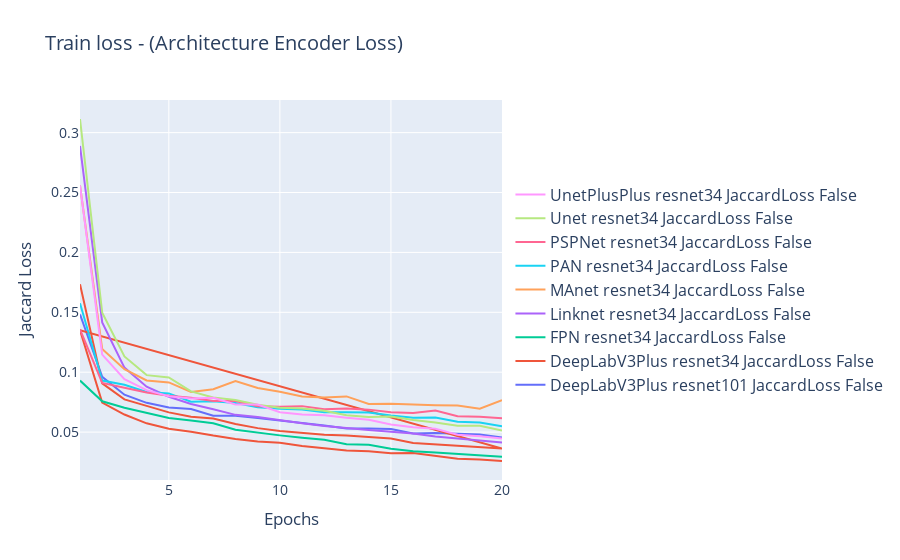
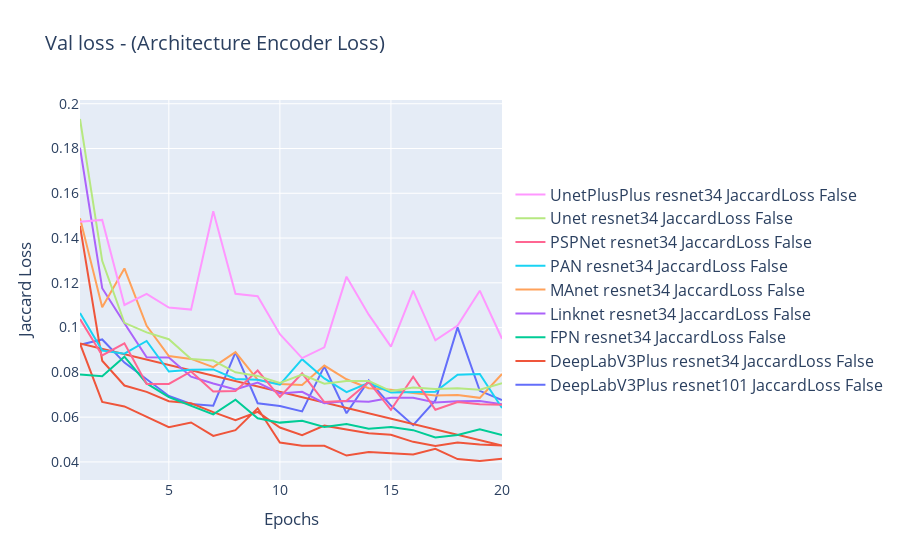
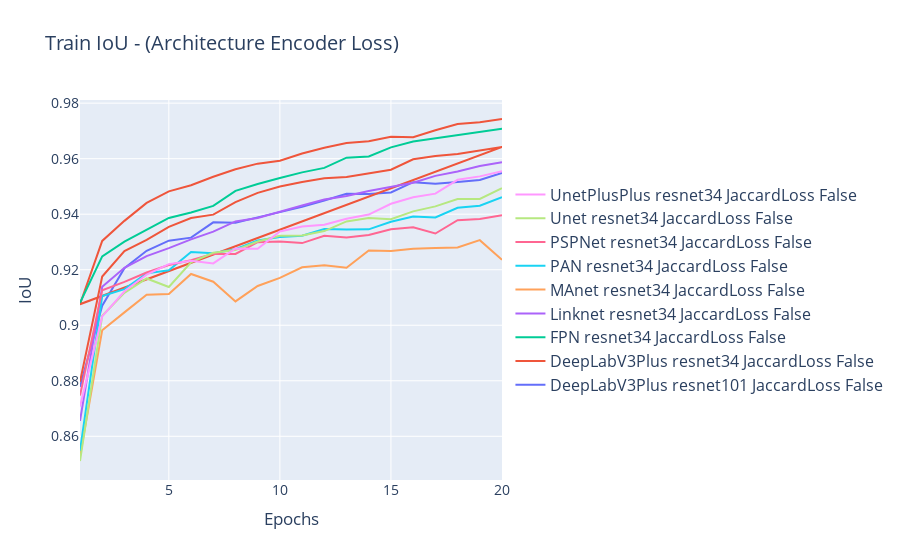
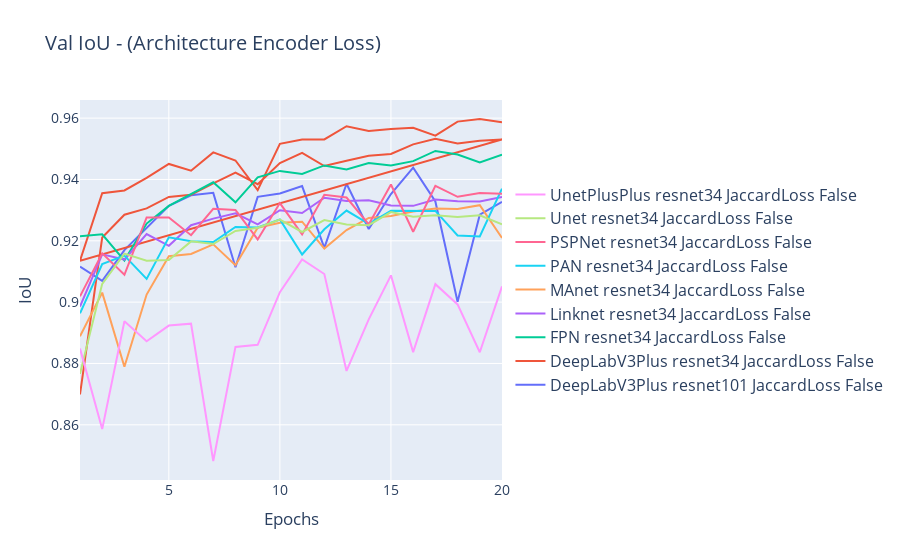

The notebook cell these images were saved under, in order:
### Code cell
# Loss
plot_data(big_df, y_volumn='train_loss', y_column_name="Jaccard Loss", plot_title="Train loss", filter='loss_func == "JaccardLoss"')
plot_data(big_df, y_volumn='val_loss', y_column_name="Jaccard Loss", plot_title="Val loss", filter='loss_func == "JaccardLoss"')
# IoU
plot_data(big_df, y_volumn='train_iou_score', y_column_name="IoU", plot_title="Train IoU", filter='loss_func == "JaccardLoss"')
plot_data(big_df, y_volumn='val_iou_score',  y_column_name= "IoU", plot_title="Val IoU", filter='loss_func == "JaccardLoss"')

### Figure 1 — Plotly figure (JSON) as saved in the notebook; plotly's stock layout.template omitted (floating-point values rounded to 4 significant figures)
{"data": [{"hovertemplate": ["<b>DeepLabV3Plus resnet101 JaccardLoss False</b><br><br>Train loss: %{y:.3}<br>Epochs: %{x}<br><extra></extra>"], "name": "DeepLabV3Plus resnet101 JaccardLoss False", "type": "scatter", "x": [1, 2, 3, 4, 5, 6, 7, 8, 9, 10, 11, 12, 13, 14, 15, 16, 17, 18, 19, 20], "y": [0.1483, 0.09614, 0.08122, 0.07445, 0.07055, 0.06932, 0.06362, 0.06367, 0.06171, 0.05971, 0.05784, 0.0555, 0.05305, 0.05311, 0.05253, 0.04878, 0.04935, 0.04872, 0.04797, 0.04541]}, {"hovertemplate": ["<b>DeepLabV3Plus resnet34 JaccardLoss False</b><br><br>Train loss: %{y:.3}<br>Epochs: %{x}<br><extra></extra>"], "name": "DeepLabV3Plus resnet34 JaccardLoss False", "type": "scatter", "x": [1, 2, 3, 4, 5, 6, 7, 8, 9, 10, 11, 12, 13, 14, 15, 16, 17, 18, 19, 20, 1, 2, 3, 4, 5, 6, 7, 8, 9, 10, 11, 12, 13, 14, 15, 16, 17, 18, 19, 20], "y": [0.1735, 0.09073, 0.07732, 0.07176, 0.06648, 0.06292, 0.06142, 0.05678, 0.05332, 0.05089, 0.04918, 0.04776, 0.04725, 0.0458, 0.04458, 0.04083, 0.03954, 0.03879, 0.03759, 0.03629, 0.1351, 0.07469, 0.06467, 0.05732, 0.05274, 0.05031, 0.0471, 0.04431, 0.04222, 0.04113, 0.03847, 0.03633, 0.03462, 0.03397, 0.03232, 0.03247, 0.02993, 0.02769, 0.02709, 0.02588]}, {"hovertemplate": ["<b>FPN resnet34 JaccardLoss False</b><br><br>Train loss: %{y:.3}<br>Epochs: %{x}<br><extra></extra>"], "name": "FPN resnet34 JaccardLoss False", "type": "scatter", "x": [1, 2, 3, 4, 5, 6, 7, 8, 9, 10, 11, 12, 13, 14, 15, 16, 17, 18, 19, 20], "y": [0.09305, 0.0757, 0.0703, 0.06604, 0.06175, 0.05971, 0.05738, 0.05191, 0.04943, 0.04727, 0.04524, 0.04359, 0.03989, 0.03945, 0.03617, 0.0341, 0.03294, 0.03195, 0.03064, 0.02944]}, {"hovertemplate": ["<b>Linknet resnet34 JaccardLoss False</b><br><br>Train loss: %{y:.3}<br>Epochs: %{x}<br><extra></extra>"], "name": "Linknet resnet34 JaccardLoss False", "type": "scatter", "x": [1, 2, 3, 4, 5, 6, 7, 8, 9, 10, 11, 12, 13, 14, 15, 16, 17, 18, 19, 20], "y": [0.2889, 0.1415, 0.1039, 0.08788, 0.07952, 0.07351, 0.06909, 0.0644, 0.06253, 0.05982, 0.05738, 0.05509, 0.05368, 0.05181, 0.0502, 0.04877, 0.04626, 0.04467, 0.04268, 0.04132]}, {"hovertemplate": ["<b>MAnet resnet34 JaccardLoss False</b><br><br>Train loss: %{y:.3}<br>Epochs: %{x}<br><extra></extra>"], "name": "MAnet resnet34 JaccardLoss False", "type": "scatter", "x": [1, 2, 3, 4, 5, 6, 7, 8, 9, 10, 11, 12, 13, 14, 15, 16, 17, 18, 19, 20], "y": [0.256, 0.1194, 0.1026, 0.09316, 0.09149, 0.08346, 0.08577, 0.09257, 0.0868, 0.08369, 0.07978, 0.07893, 0.0798, 0.07349, 0.07362, 0.07275, 0.0725, 0.07225, 0.06959, 0.07667]}, {"hovertemplate": ["<b>PAN resnet34 JaccardLoss False</b><br><br>Train loss: %{y:.3}<br>Epochs: %{x}<br><extra></extra>"], "name": "PAN resnet34 JaccardLoss False", "type": "scatter", "x": [1, 2, 3, 4, 5, 6, 7, 8, 9, 10, 11, 12, 13, 14, 15, 16, 17, 18, 19, 20], "y": [0.1576, 0.093, 0.08953, 0.08351, 0.08231, 0.07541, 0.07577, 0.07424, 0.0707, 0.06944, 0.06895, 0.06655, 0.06667, 0.06646, 0.06378, 0.0619, 0.0622, 0.05872, 0.05798, 0.05484]}, {"hovertemplate": ["<b>PSPNet resnet34 JaccardLoss False</b><br><br>Train loss: %{y:.3}<br>Epochs: %{x}<br><extra></extra>"], "name": "PSPNet resnet34 JaccardLoss False", "type": "scatter", "x": [1, 2, 3, 4, 5, 6, 7, 8, 9, 10, 11, 12, 13, 14, 15, 16, 17, 18, 19, 20], "y": [0.1357, 0.09107, 0.08707, 0.08313, 0.08035, 0.0786, 0.076, 0.07589, 0.07164, 0.07125, 0.07169, 0.06914, 0.06975, 0.06877, 0.06662, 0.06596, 0.06799, 0.06329, 0.06278, 0.06155]}, {"hovertemplate": ["<b>Unet resnet34 JaccardLoss False</b><br><br>Train loss: %{y:.3}<br>Epochs: %{x}<br><extra></extra>"], "name": "Unet resnet34 JaccardLoss False", "type": "scatter", "x": [1, 2, 3, 4, 5, 6, 7, 8, 9, 10, 11, 12, 13, 14, 15, 16, 17, 18, 19, 20], "y": [0.3114, 0.1497, 0.1132, 0.09757, 0.09562, 0.08397, 0.07893, 0.07678, 0.07289, 0.07026, 0.06977, 0.06785, 0.06412, 0.06271, 0.06297, 0.06002, 0.0581, 0.05534, 0.05526, 0.05133]}, {"hovertemplate": ["<b>UnetPlusPlus resnet34 JaccardLoss False</b><br><br>Train loss: %{y:.3}<br>Epochs: %{x}<br><extra></extra>"], "name": "UnetPlusPlus resnet34 JaccardLoss False", "type": "scatter", "x": [1, 2, 3, 4, 5, 6, 7, 8, 9, 10, 11, 12, 13, 14, 15, 16, 17, 18, 19, 20], "y": [0.256, 0.1147, 0.09411, 0.08503, 0.07994, 0.07806, 0.07869, 0.07298, 0.07297, 0.06665, 0.0648, 0.06409, 0.06189, 0.06034, 0.05642, 0.05406, 0.05274, 0.04774, 0.04651, 0.04467]}], "layout": {"font": {"size": 14}, "legend": {"font": {"size": 16}, "traceorder": "reversed", "y": 0.5}, "title": {"text": "Train loss - (Architecture Encoder Loss)"}, "xaxis": {"title": {"text": "Epochs"}}, "yaxis": {"title": {"text": "Jaccard Loss"}}}}

### Figure 2 — Plotly figure (JSON) as saved in the notebook; plotly's stock layout.template omitted (floating-point values rounded to 4 significant figures)
{"data": [{"hovertemplate": ["<b>DeepLabV3Plus resnet101 JaccardLoss False</b><br><br>Val loss: %{y:.3}<br>Epochs: %{x}<br><extra></extra>"], "name": "DeepLabV3Plus resnet101 JaccardLoss False", "type": "scatter", "x": [1, 2, 3, 4, 5, 6, 7, 8, 9, 10, 11, 12, 13, 14, 15, 16, 17, 18, 19, 20], "y": [0.09231, 0.09469, 0.08438, 0.07693, 0.06947, 0.06591, 0.0651, 0.08896, 0.06622, 0.065, 0.06255, 0.08268, 0.06173, 0.07643, 0.06516, 0.05641, 0.06746, 0.1001, 0.07174, 0.06767]}, {"hovertemplate": ["<b>DeepLabV3Plus resnet34 JaccardLoss False</b><br><br>Val loss: %{y:.3}<br>Epochs: %{x}<br><extra></extra>"], "name": "DeepLabV3Plus resnet34 JaccardLoss False", "type": "scatter", "x": [1, 2, 3, 4, 5, 6, 7, 8, 9, 10, 11, 12, 13, 14, 15, 16, 17, 18, 19, 20, 1, 2, 3, 4, 5, 6, 7, 8, 9, 10, 11, 12, 13, 14, 15, 16, 17, 18, 19, 20], "y": [0.1454, 0.08518, 0.07413, 0.07128, 0.06712, 0.0662, 0.06225, 0.05866, 0.06233, 0.05534, 0.05192, 0.05619, 0.05452, 0.05283, 0.0521, 0.04896, 0.04706, 0.04865, 0.04778, 0.04729, 0.09285, 0.06682, 0.06479, 0.06029, 0.05553, 0.05762, 0.05161, 0.05417, 0.06395, 0.04862, 0.0472, 0.04717, 0.04283, 0.04444, 0.04372, 0.04332, 0.04589, 0.04126, 0.0404, 0.04146]}, {"hovertemplate": ["<b>FPN resnet34 JaccardLoss False</b><br><br>Val loss: %{y:.3}<br>Epochs: %{x}<br><extra></extra>"], "name": "FPN resnet34 JaccardLoss False", "type": "scatter", "x": [1, 2, 3, 4, 5, 6, 7, 8, 9, 10, 11, 12, 13, 14, 15, 16, 17, 18, 19, 20], "y": [0.0791, 0.07827, 0.08703, 0.07506, 0.06893, 0.06512, 0.06122, 0.06776, 0.05952, 0.05755, 0.05842, 0.05562, 0.05692, 0.05483, 0.05564, 0.05418, 0.0509, 0.05202, 0.05458, 0.05203]}, {"hovertemplate": ["<b>Linknet resnet34 JaccardLoss False</b><br><br>Val loss: %{y:.3}<br>Epochs: %{x}<br><extra></extra>"], "name": "Linknet resnet34 JaccardLoss False", "type": "scatter", "x": [1, 2, 3, 4, 5, 6, 7, 8, 9, 10, 11, 12, 13, 14, 15, 16, 17, 18, 19, 20], "y": [0.1804, 0.1176, 0.1019, 0.08672, 0.08665, 0.07806, 0.07499, 0.07231, 0.07546, 0.0706, 0.0713, 0.06622, 0.06722, 0.06693, 0.06861, 0.06866, 0.06658, 0.06714, 0.06725, 0.06574]}, {"hovertemplate": ["<b>MAnet resnet34 JaccardLoss False</b><br><br>Val loss: %{y:.3}<br>Epochs: %{x}<br><extra></extra>"], "name": "MAnet resnet34 JaccardLoss False", "type": "scatter", "x": [1, 2, 3, 4, 5, 6, 7, 8, 9, 10, 11, 12, 13, 14, 15, 16, 17, 18, 19, 20], "y": [0.1489, 0.1091, 0.1264, 0.1008, 0.08731, 0.086, 0.08236, 0.08904, 0.07662, 0.07485, 0.07436, 0.08304, 0.07691, 0.07295, 0.07227, 0.07073, 0.06971, 0.06989, 0.06862, 0.07927]}, {"hovertemplate": ["<b>PAN resnet34 JaccardLoss False</b><br><br>Val loss: %{y:.3}<br>Epochs: %{x}<br><extra></extra>"], "name": "PAN resnet34 JaccardLoss False", "type": "scatter", "x": [1, 2, 3, 4, 5, 6, 7, 8, 9, 10, 11, 12, 13, 14, 15, 16, 17, 18, 19, 20], "y": [0.1065, 0.08978, 0.08837, 0.09402, 0.08035, 0.08112, 0.0813, 0.07704, 0.07669, 0.07453, 0.08588, 0.07728, 0.07116, 0.07533, 0.07099, 0.07122, 0.07128, 0.0789, 0.0793, 0.06409]}, {"hovertemplate": ["<b>PSPNet resnet34 JaccardLoss False</b><br><br>Val loss: %{y:.3}<br>Epochs: %{x}<br><extra></extra>"], "name": "PSPNet resnet34 JaccardLoss False", "type": "scatter", "x": [1, 2, 3, 4, 5, 6, 7, 8, 9, 10, 11, 12, 13, 14, 15, 16, 17, 18, 19, 20], "y": [0.1038, 0.08757, 0.09299, 0.07482, 0.07482, 0.08039, 0.0714, 0.07163, 0.08083, 0.06897, 0.07955, 0.06672, 0.06734, 0.07571, 0.06328, 0.07803, 0.06327, 0.06672, 0.06576, 0.06551]}, {"hovertemplate": ["<b>Unet resnet34 JaccardLoss False</b><br><br>Val loss: %{y:.3}<br>Epochs: %{x}<br><extra></extra>"], "name": "Unet resnet34 JaccardLoss False", "type": "scatter", "x": [1, 2, 3, 4, 5, 6, 7, 8, 9, 10, 11, 12, 13, 14, 15, 16, 17, 18, 19, 20], "y": [0.1932, 0.1298, 0.1021, 0.09784, 0.0948, 0.08599, 0.08528, 0.08001, 0.07842, 0.07531, 0.07899, 0.07496, 0.07615, 0.07617, 0.07165, 0.07321, 0.07254, 0.07287, 0.0722, 0.07515]}, {"hovertemplate": ["<b>UnetPlusPlus resnet34 JaccardLoss False</b><br><br>Val loss: %{y:.3}<br>Epochs: %{x}<br><extra></extra>"], "name": "UnetPlusPlus resnet34 JaccardLoss False", "type": "scatter", "x": [1, 2, 3, 4, 5, 6, 7, 8, 9, 10, 11, 12, 13, 14, 15, 16, 17, 18, 19, 20], "y": [0.1472, 0.1481, 0.1101, 0.1151, 0.1089, 0.108, 0.152, 0.1151, 0.114, 0.09704, 0.08636, 0.09116, 0.1228, 0.1058, 0.09147, 0.1165, 0.09431, 0.1009, 0.1165, 0.09501]}], "layout": {"font": {"size": 14}, "legend": {"font": {"size": 16}, "traceorder": "reversed", "y": 0.5}, "title": {"text": "Val loss - (Architecture Encoder Loss)"}, "xaxis": {"title": {"text": "Epochs"}}, "yaxis": {"title": {"text": "Jaccard Loss"}}}}

### Figure 3 — Plotly figure (JSON) as saved in the notebook; plotly's stock layout.template omitted (floating-point values rounded to 4 significant figures)
{"data": [{"hovertemplate": ["<b>DeepLabV3Plus resnet101 JaccardLoss False</b><br><br>Train IoU: %{y:.3}<br>Epochs: %{x}<br><extra></extra>"], "name": "DeepLabV3Plus resnet101 JaccardLoss False", "type": "scatter", "x": [1, 2, 3, 4, 5, 6, 7, 8, 9, 10, 11, 12, 13, 14, 15, 16, 17, 18, 19, 20], "y": [0.8778, 0.9071, 0.9206, 0.9268, 0.9305, 0.9316, 0.9371, 0.9369, 0.9388, 0.9408, 0.9426, 0.9449, 0.9473, 0.9473, 0.9478, 0.9515, 0.951, 0.9516, 0.9523, 0.9549]}, {"hovertemplate": ["<b>DeepLabV3Plus resnet34 JaccardLoss False</b><br><br>Train IoU: %{y:.3}<br>Epochs: %{x}<br><extra></extra>"], "name": "DeepLabV3Plus resnet34 JaccardLoss False", "type": "scatter", "x": [1, 2, 3, 4, 5, 6, 7, 8, 9, 10, 11, 12, 13, 14, 15, 16, 17, 18, 19, 20, 1, 2, 3, 4, 5, 6, 7, 8, 9, 10, 11, 12, 13, 14, 15, 16, 17, 18, 19, 20], "y": [0.8796, 0.9176, 0.9267, 0.9307, 0.9355, 0.9386, 0.9398, 0.9443, 0.9477, 0.95, 0.9516, 0.953, 0.9534, 0.9548, 0.956, 0.9598, 0.961, 0.9617, 0.9629, 0.9642, 0.9076, 0.9304, 0.9376, 0.9441, 0.9482, 0.9504, 0.9535, 0.9562, 0.9582, 0.9592, 0.9618, 0.964, 0.9657, 0.9663, 0.9679, 0.9677, 0.9703, 0.9725, 0.9731, 0.9743]}, {"hovertemplate": ["<b>FPN resnet34 JaccardLoss False</b><br><br>Train IoU: %{y:.3}<br>Epochs: %{x}<br><extra></extra>"], "name": "FPN resnet34 JaccardLoss False", "type": "scatter", "x": [1, 2, 3, 4, 5, 6, 7, 8, 9, 10, 11, 12, 13, 14, 15, 16, 17, 18, 19, 20], "y": [0.9081, 0.9248, 0.9301, 0.9344, 0.9386, 0.9406, 0.943, 0.9484, 0.9509, 0.953, 0.9551, 0.9567, 0.9604, 0.9608, 0.9641, 0.9662, 0.9673, 0.9683, 0.9696, 0.9708]}, {"hovertemplate": ["<b>Linknet resnet34 JaccardLoss False</b><br><br>Train IoU: %{y:.3}<br>Epochs: %{x}<br><extra></extra>"], "name": "Linknet resnet34 JaccardLoss False", "type": "scatter", "x": [1, 2, 3, 4, 5, 6, 7, 8, 9, 10, 11, 12, 13, 14, 15, 16, 17, 18, 19, 20], "y": [0.8655, 0.9139, 0.9207, 0.9249, 0.9278, 0.931, 0.9337, 0.9374, 0.9387, 0.941, 0.9432, 0.9453, 0.9466, 0.9484, 0.9499, 0.9513, 0.9538, 0.9554, 0.9574, 0.9587]}, {"hovertemplate": ["<b>MAnet resnet34 JaccardLoss False</b><br><br>Train IoU: %{y:.3}<br>Epochs: %{x}<br><extra></extra>"], "name": "MAnet resnet34 JaccardLoss False", "type": "scatter", "x": [1, 2, 3, 4, 5, 6, 7, 8, 9, 10, 11, 12, 13, 14, 15, 16, 17, 18, 19, 20], "y": [0.8529, 0.8982, 0.9046, 0.911, 0.9113, 0.9185, 0.9157, 0.9086, 0.9141, 0.9171, 0.9209, 0.9216, 0.9207, 0.9269, 0.9268, 0.9276, 0.9278, 0.928, 0.9307, 0.9236]}, {"hovertemplate": ["<b>PAN resnet34 JaccardLoss False</b><br><br>Train IoU: %{y:.3}<br>Epochs: %{x}<br><extra></extra>"], "name": "PAN resnet34 JaccardLoss False", "type": "scatter", "x": [1, 2, 3, 4, 5, 6, 7, 8, 9, 10, 11, 12, 13, 14, 15, 16, 17, 18, 19, 20], "y": [0.8548, 0.9105, 0.913, 0.9187, 0.9198, 0.9264, 0.9259, 0.9274, 0.9306, 0.9317, 0.9322, 0.9347, 0.9345, 0.9345, 0.9373, 0.9392, 0.9388, 0.9423, 0.943, 0.9461]}, {"hovertemplate": ["<b>PSPNet resnet34 JaccardLoss False</b><br><br>Train IoU: %{y:.3}<br>Epochs: %{x}<br><extra></extra>"], "name": "PSPNet resnet34 JaccardLoss False", "type": "scatter", "x": [1, 2, 3, 4, 5, 6, 7, 8, 9, 10, 11, 12, 13, 14, 15, 16, 17, 18, 19, 20], "y": [0.8747, 0.9126, 0.9156, 0.919, 0.9217, 0.9234, 0.9258, 0.9257, 0.9299, 0.9302, 0.9296, 0.9322, 0.9316, 0.9325, 0.9346, 0.9353, 0.933, 0.9379, 0.9383, 0.9396]}, {"hovertemplate": ["<b>Unet resnet34 JaccardLoss False</b><br><br>Train IoU: %{y:.3}<br>Epochs: %{x}<br><extra></extra>"], "name": "Unet resnet34 JaccardLoss False", "type": "scatter", "x": [1, 2, 3, 4, 5, 6, 7, 8, 9, 10, 11, 12, 13, 14, 15, 16, 17, 18, 19, 20], "y": [0.8511, 0.9034, 0.9117, 0.9168, 0.9138, 0.9227, 0.9261, 0.9271, 0.9302, 0.9323, 0.9323, 0.9339, 0.9374, 0.9386, 0.9382, 0.941, 0.9428, 0.9455, 0.9455, 0.9493]}, {"hovertemplate": ["<b>UnetPlusPlus resnet34 JaccardLoss False</b><br><br>Train IoU: %{y:.3}<br>Epochs: %{x}<br><extra></extra>"], "name": "UnetPlusPlus resnet34 JaccardLoss False", "type": "scatter", "x": [1, 2, 3, 4, 5, 6, 7, 8, 9, 10, 11, 12, 13, 14, 15, 16, 17, 18, 19, 20], "y": [0.8707, 0.9032, 0.9122, 0.9182, 0.922, 0.9232, 0.9223, 0.9277, 0.9275, 0.9338, 0.9355, 0.9362, 0.9384, 0.9399, 0.9438, 0.9461, 0.9474, 0.9524, 0.9536, 0.9555]}], "layout": {"font": {"size": 14}, "legend": {"font": {"size": 16}, "traceorder": "reversed", "y": 0.5}, "title": {"text": "Train IoU - (Architecture Encoder Loss)"}, "xaxis": {"title": {"text": "Epochs"}}, "yaxis": {"title": {"text": "IoU"}}}}

### Figure 4 — Plotly figure (JSON) as saved in the notebook; plotly's stock layout.template omitted (floating-point values rounded to 4 significant figures)
{"data": [{"hovertemplate": ["<b>DeepLabV3Plus resnet101 JaccardLoss False</b><br><br>Val IoU: %{y:.3}<br>Epochs: %{x}<br><extra></extra>"], "name": "DeepLabV3Plus resnet101 JaccardLoss False", "type": "scatter", "x": [1, 2, 3, 4, 5, 6, 7, 8, 9, 10, 11, 12, 13, 14, 15, 16, 17, 18, 19, 20], "y": [0.9116, 0.9069, 0.917, 0.9243, 0.9314, 0.9348, 0.9356, 0.9114, 0.9343, 0.9354, 0.9379, 0.9177, 0.9386, 0.9239, 0.9352, 0.9439, 0.9328, 0.9001, 0.9285, 0.9327]}, {"hovertemplate": ["<b>DeepLabV3Plus resnet34 JaccardLoss False</b><br><br>Val IoU: %{y:.3}<br>Epochs: %{x}<br><extra></extra>"], "name": "DeepLabV3Plus resnet34 JaccardLoss False", "type": "scatter", "x": [1, 2, 3, 4, 5, 6, 7, 8, 9, 10, 11, 12, 13, 14, 15, 16, 17, 18, 19, 20, 1, 2, 3, 4, 5, 6, 7, 8, 9, 10, 11, 12, 13, 14, 15, 16, 17, 18, 19, 20], "y": [0.8699, 0.9211, 0.9285, 0.9306, 0.9343, 0.935, 0.9387, 0.9422, 0.9384, 0.9453, 0.9487, 0.9444, 0.9461, 0.9477, 0.9483, 0.9515, 0.9533, 0.9517, 0.9526, 0.9531, 0.9135, 0.9355, 0.9364, 0.9405, 0.9451, 0.9429, 0.9488, 0.9462, 0.9365, 0.9516, 0.9531, 0.9531, 0.9574, 0.9558, 0.9565, 0.9568, 0.9543, 0.9589, 0.9597, 0.9586]}, {"hovertemplate": ["<b>FPN resnet34 JaccardLoss False</b><br><br>Val IoU: %{y:.3}<br>Epochs: %{x}<br><extra></extra>"], "name": "FPN resnet34 JaccardLoss False", "type": "scatter", "x": [1, 2, 3, 4, 5, 6, 7, 8, 9, 10, 11, 12, 13, 14, 15, 16, 17, 18, 19, 20], "y": [0.9215, 0.9221, 0.9135, 0.9256, 0.9314, 0.9353, 0.9391, 0.9325, 0.9407, 0.9428, 0.9418, 0.9446, 0.9433, 0.9454, 0.9445, 0.946, 0.9493, 0.9481, 0.9455, 0.9481]}, {"hovertemplate": ["<b>Linknet resnet34 JaccardLoss False</b><br><br>Val IoU: %{y:.3}<br>Epochs: %{x}<br><extra></extra>"], "name": "Linknet resnet34 JaccardLoss False", "type": "scatter", "x": [1, 2, 3, 4, 5, 6, 7, 8, 9, 10, 11, 12, 13, 14, 15, 16, 17, 18, 19, 20], "y": [0.8986, 0.9156, 0.9139, 0.9222, 0.9184, 0.9251, 0.9272, 0.929, 0.9253, 0.93, 0.9291, 0.934, 0.933, 0.9332, 0.9315, 0.9314, 0.9335, 0.9329, 0.9328, 0.9343]}, {"hovertemplate": ["<b>MAnet resnet34 JaccardLoss False</b><br><br>Val IoU: %{y:.3}<br>Epochs: %{x}<br><extra></extra>"], "name": "MAnet resnet34 JaccardLoss False", "type": "scatter", "x": [1, 2, 3, 4, 5, 6, 7, 8, 9, 10, 11, 12, 13, 14, 15, 16, 17, 18, 19, 20], "y": [0.8889, 0.9031, 0.879, 0.9025, 0.915, 0.9157, 0.9188, 0.912, 0.9243, 0.9259, 0.9262, 0.9175, 0.9235, 0.9275, 0.9281, 0.9296, 0.9306, 0.9304, 0.9316, 0.9209]}, {"hovertemplate": ["<b>PAN resnet34 JaccardLoss False</b><br><br>Val IoU: %{y:.3}<br>Epochs: %{x}<br><extra></extra>"], "name": "PAN resnet34 JaccardLoss False", "type": "scatter", "x": [1, 2, 3, 4, 5, 6, 7, 8, 9, 10, 11, 12, 13, 14, 15, 16, 17, 18, 19, 20], "y": [0.8964, 0.9124, 0.9152, 0.9076, 0.9211, 0.9199, 0.9196, 0.9245, 0.9244, 0.927, 0.9155, 0.9238, 0.9299, 0.9255, 0.9298, 0.9299, 0.9297, 0.9217, 0.9214, 0.937]}, {"hovertemplate": ["<b>PSPNet resnet34 JaccardLoss False</b><br><br>Val IoU: %{y:.3}<br>Epochs: %{x}<br><extra></extra>"], "name": "PSPNet resnet34 JaccardLoss False", "type": "scatter", "x": [1, 2, 3, 4, 5, 6, 7, 8, 9, 10, 11, 12, 13, 14, 15, 16, 17, 18, 19, 20], "y": [0.9019, 0.9159, 0.9089, 0.9276, 0.9276, 0.9218, 0.9304, 0.9301, 0.9205, 0.9323, 0.9221, 0.935, 0.9341, 0.9253, 0.9384, 0.9229, 0.9379, 0.9343, 0.9356, 0.9353]}, {"hovertemplate": ["<b>Unet resnet34 JaccardLoss False</b><br><br>Val IoU: %{y:.3}<br>Epochs: %{x}<br><extra></extra>"], "name": "Unet resnet34 JaccardLoss False", "type": "scatter", "x": [1, 2, 3, 4, 5, 6, 7, 8, 9, 10, 11, 12, 13, 14, 15, 16, 17, 18, 19, 20], "y": [0.8766, 0.906, 0.9158, 0.9135, 0.9137, 0.9198, 0.9189, 0.9232, 0.9242, 0.9269, 0.9229, 0.9268, 0.9253, 0.9251, 0.9294, 0.9278, 0.9283, 0.9278, 0.9283, 0.9254]}, {"hovertemplate": ["<b>UnetPlusPlus resnet34 JaccardLoss False</b><br><br>Val IoU: %{y:.3}<br>Epochs: %{x}<br><extra></extra>"], "name": "UnetPlusPlus resnet34 JaccardLoss False", "type": "scatter", "x": [1, 2, 3, 4, 5, 6, 7, 8, 9, 10, 11, 12, 13, 14, 15, 16, 17, 18, 19, 20], "y": [0.8848, 0.8586, 0.8938, 0.8872, 0.8924, 0.893, 0.8482, 0.8854, 0.8861, 0.9033, 0.9139, 0.9092, 0.8776, 0.8944, 0.9087, 0.8837, 0.9059, 0.8993, 0.8837, 0.9051]}], "layout": {"font": {"size": 14}, "legend": {"font": {"size": 16}, "traceorder": "reversed", "y": 0.5}, "title": {"text": "Val IoU - (Architecture Encoder Loss)"}, "xaxis": {"title": {"text": "Epochs"}}, "yaxis": {"title": {"text": "IoU"}}}}
